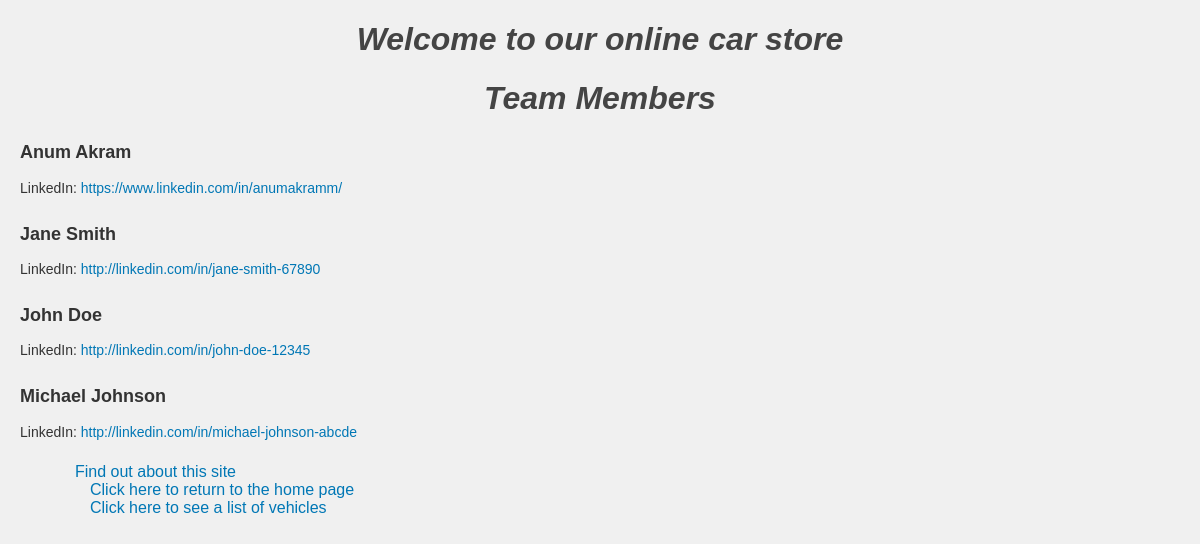
Page /team/ on the committed database.
### primewheelsapp/models.py (models this page shows, shortened)
class LabMember(models.Model):
    first_name = models.CharField(max_length=100)
    last_name = models.CharField(max_length=100)
    semester = models.PositiveIntegerField()
    personal_page = models.URLField(max_length=200)
    class Meta:
        ordering = ['first_name']

### primewheelsapp/views.py (the view)
# urls.py: path('team/', views.TeamMembersView.as_view(), name='teammembers'),
class TeamMembersView(ListView):
    model = LabMember
    template_name = 'primewheelsapp/team.html'
    context_object_name = 'team_members'
    def get_queryset(self):
        return LabMember.objects.all().order_by('first_name')

### primewheelsapp/templates/primewheelsapp/team.html (shortened to what this page needs)
{% extends 'primewheelsapp/base.html' %}
{% block body_block %}
    <!DOCTYPE html>
    <html lang="en">
    <head>
    </head>
    <body>
        <h1>Team Members</h1>
        <div class="team-list">
            {% for member in team_members %}
                <div class="team-member">
                    <p class="name">{{ member.first_name }} {{ member.last_name }}</p>
                    {% if member.personal_page %}
                        <p class="linkedin">
                            LinkedIn: <a href="{{ member.personal_page }}" target="_blank">{{ member.personal_page }}</a>
                        </p>
                    {% else %}
                        <p class="linkedin">No LinkedIn profile available.</p>
                    {% endif %}
                </div>
            {% endfor %}
        </div>
    </body>
    </html>
{% endblock %}

### primewheelsapp/static/primewheelsapp/style.css (style rules this page uses)
body { background-color: #f0f0f0; color: #333; font-size: 16px; font-family: Arial, sans-serif; }
h1 { color: #444; font-size: 2em; font-style: italic; text-align: center; }
p { line-height: 1.6; margin: 10px 0; }
a { color: #0066cc; text-decoration: none; }

### primewheelsapp/templates/primewheelsapp/team.html (style rules this page uses)
body { font-family: Arial, sans-serif; margin: 20px; }
.team-member { margin-bottom: 20px; }
.name { font-size: 18px; font-weight: bold; }
.linkedin { font-size: 14px; }
a { color: #0077b5; text-decoration: none; }

### rows in the picture
LabMember: first_name "Anum", last_name "Akram", personal_page "https://www.linkedin.com/in/anumakramm/"
LabMember: first_name "Jane", last_name "Smith", personal_page "http://linkedin.com/in/jane-smith-67890"
LabMember: first_name "John", last_name "Doe", personal_page "http://linkedin.com/in/john-doe-12345"
LabMember: first_name "Michael", last_name "Johnson", personal_page "http://linkedin.com/in/michael-johnson-abcde"
